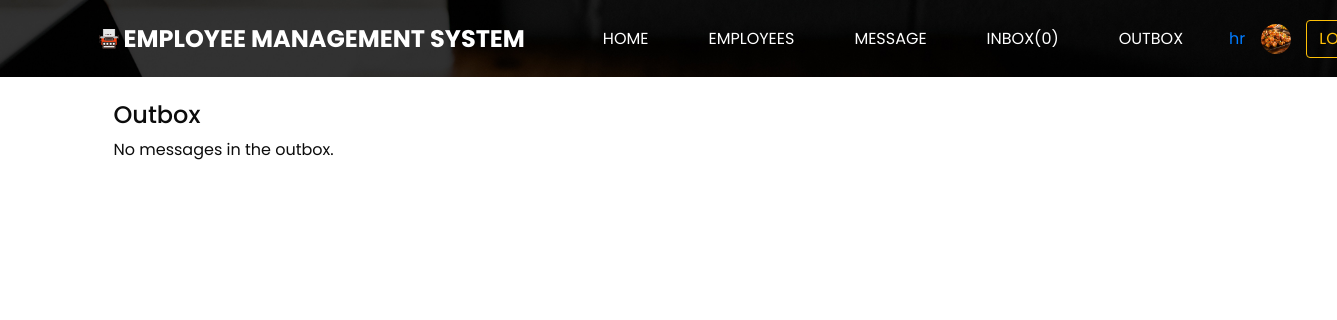
Before: /outbox/ (signed in) with the older database file.
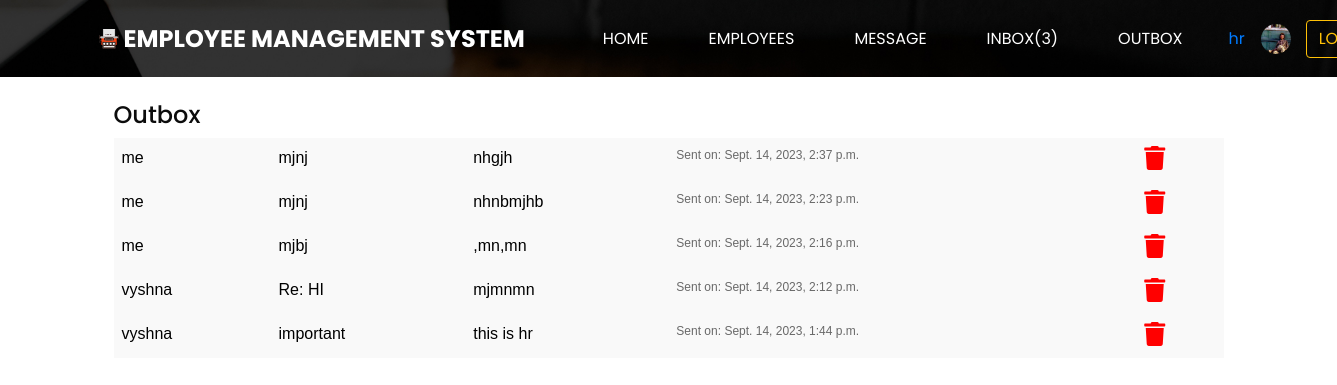
After: the same page with the newer database file.
### myapp/models.py (models this page shows, shortened)
class User(AbstractUser):
    name = models.CharField(max_length=50)
    email = models.EmailField(blank="True")
    employee_type= models.CharField(blank="False", default="Employee",max_length=10)
    employee_code = models.CharField(max_length=10, unique="True")
    image = models.ImageField(upload_to='images/',default='images/default-profile-pic.jpg',blank="False")
    phone_number=models.CharField(max_length=13,blank="True")
    def __str__(self):
        return self.name

class Messages(models.Model):
    messagefrom = models.ForeignKey(User, on_delete=models.CASCADE, related_name='sent_messages')
    to = models.ForeignKey(User, on_delete=models.CASCADE, related_name='received_messages')
    subject = models.CharField(blank=True, max_length=200)
    message = models.TextField(blank=True)
    attachment = models.FileField(blank=True)
    send_on = models.DateTimeField(auto_now=True)
    read = models.BooleanField(default=False)

### myapp/views.py (the view)
# urls.py: path('outbox/',views.outbox, name="outbox"),
def outbox(request):
    emp = request.session.get('username')
    if emp is None:                 #not logged in
        return redirect('loginpage')
    else:
        pic=User.objects.get(username=emp) #to show round profile pic
        myid = User.objects.get(username=emp)
        emp_type=myid.employee_type
        mymessages = Messages.objects.filter(messagefrom=myid).order_by('-send_on')
        unread_count = Messages.objects.filter(to=myid, read=False).count()
        topic = User.objects.all()
        if emp_type =='HR':
            return render(request, 'myapp/outboxhr.html',{'mymessages':mymessages,'emp':pic, 'topic':topic,'unread_count':unread_count})
        else:
            return render(request, 'myapp/outboxemp.html',{'mymessages':mymessages,'emp':pic,'topic':topic,'unread_count':unread_count})

### myapp/templates/myapp/outboxhr.html (shortened to what this page needs)
{% extends 'myapp/hr_dashboard.html' %}
{% block content %}
{% load static %}
<html>
<head>
  <link rel="stylesheet" href="https://cdnjs.cloudflare.com/ajax/libs/font-awesome/5.15.4/css/all.min.css">
  <link rel="stylesheet" type="text/css" href="{% static 'css/inboxoutbox.css' %}">
    </head>
    <body>
      <div class="container">
        <br>
        <h4>Outbox</h4>
        {% if mymessages %}
          <table class="table">
            {% for message in mymessages %}
            <tr>
                <td>
                    {% if message.to == message.messagefrom %}
                        <a href="/openoutboxmessage/{{ message.id }}" style="color:black;">me</a>
                    {% else %}
                        <a href="/openoutboxmessage/{{ message.id }}" style="color:black;">{{ message.to }}</a>
                    {% endif %}
                </td>
                <td><a href="/openoutboxmessage/{{ message.id }}" style="color:black;">{{ message.subject }}</a></td>
                <td><a href="/openoutboxmessage/{{ message.id }}" style="color:black;">{{ message.message }}</a></td>
                <td style="color:#696969; font-size:12px">Sent on: {{ message.send_on}}</td>
              <td><a href="/deleteoutboxmessage/{{message.id}}"><i class="fas fa-trash"></i></a></td>
            </tr>
            {% endfor %}
          </table>
          </div>
        {% else %}
          <p>No messages in the outbox.</p>
        {% endif %}
      </div>
    </body>
    </html>
{%endblock%}

### myapp/templates/myapp/hr_dashboard.html (shortened to what this page needs)
{% load static %}
<!DOCTYPE html>
<html>
<head>
  <link rel="stylesheet" type="text/css"
    href="https://cdnjs.cloudflare.com/ajax/libs/OwlCarousel2/2.1.3/assets/owl.carousel.min.css" />
  <link rel="stylesheet" href="https://maxcdn.bootstrapcdn.com/font-awesome/4.3.0/css/font-awesome.min.css">
  <link rel="stylesheet" type="text/css" href="{% static 'css/bootstrap.css' %}" />
  <link href="{% static 'css/style.css' %}" rel="stylesheet" />
  <link href="{% static 'css/responsive.css' %}" rel="stylesheet" />
</head>
<body class="sub_page">
  <div class="hero_area">
    <header class="header_section">
      <div class="container">
        <nav class="navbar navbar-expand-lg custom_nav-container pt-3">
          <a class="navbar-brand mr-5" href="{% url 'home' %}">
            <img src="{% static 'images/logo.png' %}" alt="">
            <span>
              EMPLOYEE MANAGEMENT SYSTEM
            </span>
          </a>
          <div class="collapse navbar-collapse" id="navbarSupportedContent">
            <div class="d-flex ml-auto flex-column flex-lg-row align-items-center">
              <ul class="navbar-nav  ">
                <li class="nav-item active">
                  <a class="nav-link" href="{% url 'home' %}">Home <span class="sr-only">(current)</span></a>
                </li>
                <li class="nav-item">
                  <a class="nav-link" href="{% url 'employee_list' %}"> Employees </a>
                </li>
                <li class="nav-item">
                  <a class="nav-link" href="{% url 'sendmessagehr' %}"> Message </a>
                </li>
                <li class="nav-item">
                  <a class="nav-link" href="{% url 'inbox' %}"> Inbox({{unread_count}})</a>
                </li>
                <li class="nav-item">
                  <a class="nav-link" href="{% url 'outbox' %}">Outbox</a>
                </li>
              </ul>
              <div class="d-flex align-items-center">
                <a class="nav-link" href="{% url 'profile' %}">{{emp}}</a>
                <div class="rounded-circle" style="width: 30px; height: 30px; overflow: hidden; margin-right: 15px;">
                  <img src="/media/{{emp.image}}" alt="{{ emp.image.name }}" style="width: 100%; height: 100%; object-fit: cover;">
                </div>
                <a href="{% url 'logoutpage' %}" class="btn btn-outline-warning">LOGOUT</a>
              </div>
            </div>
          </div>
        </nav>
      </div>
    </header>
  </div>
<div class="container">
{% block content %}{% endblock %}
</div>
</body>
</html>

Changed rows visible on the page:
changed User "hr": image: a different picture
added Messages: subject "mjnj", message "nhgjh", send_on "Sept. 14, 2023, 2:37 p.m."
added Messages: subject "mjnj", message "nhnbmjhb", send_on "Sept. 14, 2023, 2:23 p.m."
added Messages: subject "mjbj", message ",mn,mn", send_on "Sept. 14, 2023, 2:16 p.m."
added Messages: to "vyshna", subject "Re: HI", message "mjmnmn", send_on "Sept. 14, 2023, 2:12 p.m."
added Messages: to "vyshna", subject "important", message "this is hr", send_on "Sept. 14, 2023, 1:44 p.m."
Other visible differences:
{{ unread_count }}: "0" → "3"
text no longer shown: "No messages in the outbox."
